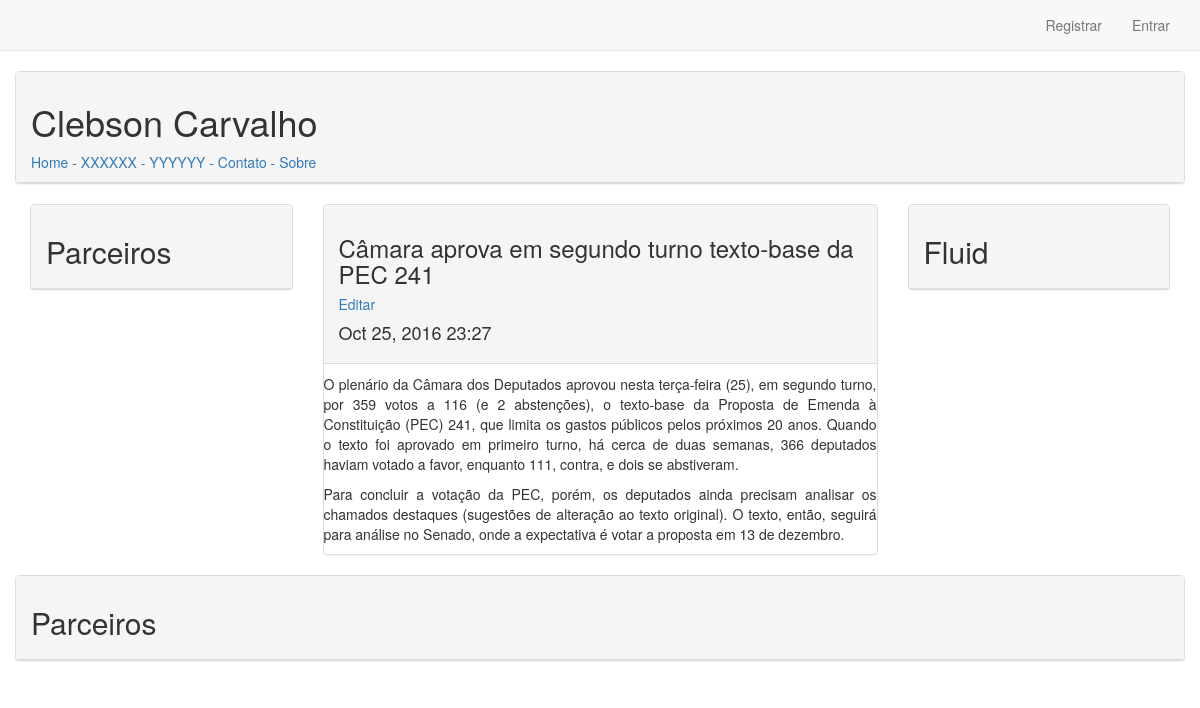
The page /detailPost/2/ on the database its author committed.
### blogs/models.py (models this page shows, shortened)
class BlogPost(models.Model):
    titulo = models.CharField(max_length=200)
    texto = models.TextField()
    textResumo = models.TextField(max_length=400, null=True)
    dataAdd = models.DateTimeField(auto_now_add=True)
    usuario = models.ForeignKey(User)

### blogs/views.py (the view)
# urls.py: url(r'^detailPost/(?P<post_id>\d+)/$', views.detailPost, name='detailPost'),
def detailPost(request, post_id):
	post = BlogPost.objects.get(id = post_id)
	context = {'post':post}
	return render(request, 'blogs/detailPost.html', context)

### blogs/templates/blogs/detailPost.html (shortened to what this page needs)
{% extends "blogs/base.html" %}
{% load bootstrap3 %}
{% block content %}
	<div class="panel panel-default">
        <div class="panel-heading">
            <h3>
                {{ post.titulo }}<a href="{% url 'blogs:editPost' post.id%}"><h5>Editar</h5></a>
            </h3>
            <h4>
                {{ post.dataAdd|date:'M d, Y H:i' }}
            </h4>
        </div>
        <div align="justify">
            <p>
                {{ post.texto|linebreaks }}
            </p>
        </div>
    </div>
{% endblock content %}

### rows shown on the page
BlogPost: titulo "Câmara aprova em segundo turno texto-base da PEC 241", dataAdd "Oct 25, 2016 23:27", texto "O plenário da Câmara dos Deputados aprovou nesta terça-feira (25), em segundo turno, por 359 votos a 116 (e 2 abstenções), o texto-base da Proposta de Emenda à Constituição (PEC) 241, que limita os gastos públicos pelos próximos 20 anos. Quando o texto foi aprovado em primeiro turno, há cerca de duas semanas, 366 deputados haviam votado a favor, enquanto 111, contra, e dois se abstiveram. Para concluir a votação da PEC, porém, os deputados ainda precisam analisar os chamados destaques (sugestões de alteração ao texto original). O texto, então, seguirá para análise no Senado, onde a expectativa é votar a proposta em 13 de dezembro."
